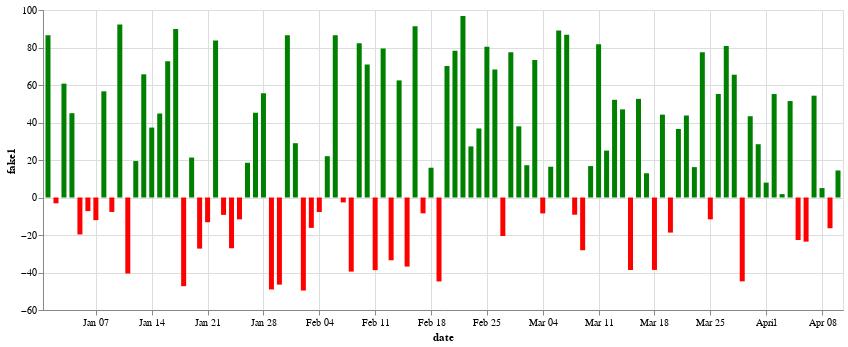

Notebook cell for this chart:
### Code cell
user_drawdown = drawdown_chart(returns, 'date', 'fake1')
user_drawdown

### Figure 1 — Vega-Lite specification as saved in the notebook (floating-point values rounded to 4 significant figures)
{"config": {"view": {"continuousWidth": 300, "continuousHeight": 300}}, "data": {"name": "data-6d283dfc6ba6da94d32f5acf96859076"}, "mark": {"type": "bar"}, "encoding": {"color": {"condition": {"test": "(datum.fake1 > 0)", "value": "Green"}, "value": "red"}, "tooltip": [{"field": "date", "type": "temporal"}, {"field": "fake1", "type": "quantitative"}], "x": {"field": "date", "type": "temporal"}, "y": {"field": "fake1", "type": "quantitative"}}, "params": [{"name": "param_9", "select": {"type": "interval", "encodings": ["x", "y"]}, "bind": "scales"}], "width": 800, "$schema": "https://vega.github.io/schema/vega-lite/v5.15.1.json", "datasets": {"data-6d283dfc6ba6da94d32f5acf96859076": [{"date": "2018-01-01T00:00:00", "fake1": 86.53, "fake2": 95.8, "fake3": 15.02}, {"date": "2018-01-02T00:00:00", "fake1": -3.109, "fake2": 10.0, "fake3": 83.79}, {"date": "2018-01-03T00:00:00", "fake1": 60.73, "fake2": 37.06, "fake3": 69.94}, {"date": "2018-01-04T00:00:00", "fake1": 44.95, "fake2": 55.59, "fake3": 69.93}, {"date": "2018-01-05T00:00:00", "fake1": -19.71, "fake2": -20.25, "fake3": -25.68}, {"date": "2018-01-06T00:00:00", "fake1": -7.264, "fake2": -10.0, "fake3": 18.39}, {"date": "2018-01-07T00:00:00", "fake1": -12.06, "fake2": 21.0, "fake3": -47.8}, {"date": "2018-01-08T00:00:00", "fake1": 56.62, "fake2": 11.74, "fake3": 14.62}, {"date": "2018-01-09T00:00:00", "fake1": -7.709, "fake2": 68.32, "fake3": 41.68}, {"date": "2018-01-10T00:00:00", "fake1": 92.3, "fake2": 27.86, "fake3": 84.17}, {"date": "2018-01-11T00:00:00", "fake1": -40.54, "fake2": 48.78, "fake3": -14.87}, {"date": "2018-01-12T00:00:00", "fake1": 19.44, "fake2": -40.11, "fake3": -35.82}, {"date": "2018-01-13T00:00:00", "fake1": 65.69, "fake2": 12.94, "fake3": 47.64}, {"date": "2018-01-14T00:00:00", "fake1": 37.29, "fake2": -32.42, "fake3": -22.35}, {"date": "2018-01-15T00:00:00", "fake1": 44.8, "fake2": 72.56, "fake3": 93.3}, {"date": "2018-01-16T00:00:00", "fake1": 72.72, "fake2": 94.56, "fake3": 48.8}, {"date": "2018-01-17T00:00:00", "fake1": 89.8, "fake2": 70.57, "fake3": 38.94}, {"date": "2018-01-18T00:00:00", "fake1": -47.3, "fake2": -42.08, "fake3": -48.61}, {"date": "2018-01-19T00:00:00", "fake1": 21.31, "fake2": 7.081, "fake3": 74.9}, {"date": "2018-01-20T00:00:00", "fake1": -27.25, "fake2": 65.94, "fake3": 36.5}, {"date": "2018-01-21T00:00:00", "fake1": -13.18, "fake2": 32.5, "fake3": 40.99}, {"date": "2018-01-22T00:00:00", "fake1": 83.77, "fake2": -49.72, "fake3": 22.63}, {"date": "2018-01-23T00:00:00", "fake1": -9.268, "fake2": 72.28, "fake3": 74.42}, {"date": "2018-01-24T00:00:00", "fake1": -27.07, "fake2": -5.228, "fake3": 39.61}, {"date": "2018-01-25T00:00:00", "fake1": -11.65, "fake2": 98.78, "fake3": 87.18}, {"date": "2018-01-26T00:00:00", "fake1": 18.53, "fake2": -32.23, "fake3": 17.31}, {"date": "2018-01-27T00:00:00", "fake1": 45.21, "fake2": 70.74, "fake3": 92.54}, {"date": "2018-01-28T00:00:00", "fake1": 55.59, "fake2": -46.82, "fake3": 3.726}, {"date": "2018-01-29T00:00:00", "fake1": -49.05, "fake2": -19.99, "fake3": 35.85}, {"date": "2018-01-30T00:00:00", "fake1": -46.47, "fake2": -2.232, "fake3": 4.285}, {"date": "2018-01-31T00:00:00", "fake1": 86.48, "fake2": 11.74, "fake3": 0.5177}, {"date": "2018-02-01T00:00:00", "fake1": 28.96, "fake2": 66.16, "fake3": 72.71}, {"date": "2018-02-02T00:00:00", "fake1": -49.62, "fake2": 65.59, "fake3": 99.82}, {"date": "2018-02-03T00:00:00", "fake1": -16.21, "fake2": 87.41, "fake3": -44.11}, {"date": "2018-02-04T00:00:00", "fake1": -7.733, "fake2": 92.77, "fake3": 82.78}, {"date": "2018-02-05T00:00:00", "fake1": 22.03, "fake2": 64.76, "fake3": -49.16}, {"date": "2018-02-06T00:00:00", "fake1": 86.49, "fake2": -21.08, "fake3": 17.82}, {"date": "2018-02-07T00:00:00", "fake1": -2.614, "fake2": 22.82, "fake3": 40.21}, {"date": "2018-02-08T00:00:00", "fake1": -39.53, "fake2": 25.53, "fake3": 67.35}, {"date": "2018-02-09T00:00:00", "fake1": 82.32, "fake2": 45.91, "fake3": 55.11}, {"date": "2018-02-10T00:00:00", "fake1": 70.94, "fake2": -19.98, "fake3": 17.26}, {"date": "2018-02-11T00:00:00", "fake1": -38.75, "fake2": -37.2, "fake3": -15.33}, {"date": "2018-02-12T00:00:00", "fake1": 79.53, "fake2": 63.28, "fake3": 50.33}, {"date": "2018-02-13T00:00:00", "fake1": -33.48, "fake2": -14.59, "fake3": 90.08}, {"date": "2018-02-14T00:00:00", "fake1": 62.45, "fake2": -35.44, "fake3": 21.56}, {"date": "2018-02-15T00:00:00", "fake1": -36.85, "fake2": 8.648, "fake3": 68.16}, {"date": "2018-02-16T00:00:00", "fake1": 91.37, "fake2": -44.45, "fake3": 80.52}, {"date": "2018-02-17T00:00:00", "fake1": -8.438, "fake2": -49.54, "fake3": 34.68}, {"date": "2018-02-18T00:00:00", "fake1": 15.88, "fake2": -8.007, "fake3": -47.73}, {"date": "2018-02-19T00:00:00", "fake1": -44.76, "fake2": 90.9, "fake3": 72.3}, {"date": "2018-02-20T00:00:00", "fake1": 70.19, "fake2": 94.58, "fake3": -25.55}, {"date": "2018-02-21T00:00:00", "fake1": 78.32, "fake2": -20.4, "fake3": -30.45}, {"date": "2018-02-22T00:00:00", "fake1": 96.82, "fake2": 1.344, "fake3": 2.62}, {"date": "2018-02-23T00:00:00", "fake1": 27.25, "fake2": 33.38, "fake3": -30.48}, {"date": "2018-02-24T00:00:00", "fake1": 36.82, "fake2": -22.28, "fake3": -3.056}, {"date": "2018-02-25T00:00:00", "fake1": 80.34, "fake2": 31.01, "fake3": -10.35}, {"date": "2018-02-26T00:00:00", "fake1": 68.3, "fake2": -29.66, "fake3": -31.25}, {"date": "2018-02-27T00:00:00", "fake1": -20.52, "fake2": 52.92, "fake3": -37.74}, {"date": "2018-02-28T00:00:00", "fake1": 77.43, "fake2": 66.15, "fake3": 44.98}, {"date": "2018-03-01T00:00:00", "fake1": 37.95, "fake2": 49.97, "fake3": 92.8}, {"date": "2018-03-02T00:00:00", "fake1": 17.21, "fake2": -41.23, "fake3": 13.35}, {"date": "2018-03-03T00:00:00", "fake1": 73.35, "fake2": 24.28, "fake3": 35.11}, {"date": "2018-03-04T00:00:00", "fake1": -8.496, "fake2": 75.71, "fake3": 15.87}, {"date": "2018-03-05T00:00:00", "fake1": 16.41, "fake2": -25.94, "fake3": 68.04}, {"date": "2018-03-06T00:00:00", "fake1": 89.04, "fake2": 33.01, "fake3": 10.86}, {"date": "2018-03-07T00:00:00", "fake1": 86.74, "fake2": 93.5, "fake3": -25.64}, {"date": "2018-03-08T00:00:00", "fake1": -9.173, "fake2": 21.36, "fake3": 31.56}, {"date": "2018-03-09T00:00:00", "fake1": -28.12, "fake2": 88.23, "fake3": 78.44}, {"date": "2018-03-10T00:00:00", "fake1": 16.76, "fake2": -0.747, "fake3": -25.3}, {"date": "2018-03-11T00:00:00", "fake1": 81.76, "fake2": 88.45, "fake3": 10.21}, {"date": "2018-03-12T00:00:00", "fake1": 25.02, "fake2": 77.28, "fake3": 95.65}, {"date": "2018-03-13T00:00:00", "fake1": 52.11, "fake2": -46.8, "fake3": -8.851}, {"date": "2018-03-14T00:00:00", "fake1": 47.0, "fake2": 74.52, "fake3": -31.63}, {"date": "2018-03-15T00:00:00", "fake1": -38.67, "fake2": 48.6, "fake3": 91.24}, {"date": "2018-03-16T00:00:00", "fake1": 52.6, "fake2": 89.35, "fake3": -35.62}, {"date": "2018-03-17T00:00:00", "fake1": 12.93, "fake2": 38.81, "fake3": 42.59}, {"date": "2018-03-18T00:00:00", "fake1": -38.62, "fake2": -46.46, "fake3": -25.37}, {"date": "2018-03-19T00:00:00", "fake1": 44.2, "fake2": -15.18, "fake3": 83.48}, {"date": "2018-03-20T00:00:00", "fake1": -18.72, "fake2": -20.98, "fake3": -3.878}, {"date": "2018-03-21T00:00:00", "fake1": 36.53, "fake2": 15.61, "fake3": 38.66}, {"date": "2018-03-22T00:00:00", "fake1": 43.73, "fake2": 90.45, "fake3": 71.11}, {"date": "2018-03-23T00:00:00", "fake1": 16.2, "fake2": -24.33, "fake3": 98.82}, {"date": "2018-03-24T00:00:00", "fake1": 77.41, "fake2": 39.27, "fake3": 60.07}, {"date": "2018-03-25T00:00:00", "fake1": -11.65, "fake2": 35.33, "fake3": 44.8}, {"date": "2018-03-26T00:00:00", "fake1": 55.2, "fake2": -24.38, "fake3": 73.76}, {"date": "2018-03-27T00:00:00", "fake1": 80.85, "fake2": 56.05, "fake3": 61.92}, {"date": "2018-03-28T00:00:00", "fake1": 65.5, "fake2": -44.33, "fake3": 69.91}, {"date": "2018-03-29T00:00:00", "fake1": -44.71, "fake2": 27.39, "fake3": -40.98}, {"date": "2018-03-30T00:00:00", "fake1": 43.34, "fake2": -21.14, "fake3": 34.29}, {"date": "2018-03-31T00:00:00", "fake1": 28.42, "fake2": 88.2, "fake3": -46.17}, {"date": "2018-04-01T00:00:00", "fake1": 7.939, "fake2": 75.39, "fake3": 67.15}, {"date": "2018-04-02T00:00:00", "fake1": 55.18, "fake2": 39.42, "fake3": 41.73}, {"date": "2018-04-03T00:00:00", "fake1": 1.798, "fake2": -32.65, "fake3": 92.95}, {"date": "2018-04-04T00:00:00", "fake1": 51.43, "fake2": 32.43, "fake3": 59.0}, {"date": "2018-04-05T00:00:00", "fake1": -22.66, "fake2": 61.23, "fake3": -42.36}, {"date": "2018-04-06T00:00:00", "fake1": -23.54, "fake2": 62.08, "fake3": -22.7}, {"date": "2018-04-07T00:00:00", "fake1": 54.31, "fake2": 83.72, "fake3": 35.0}, {"date": "2018-04-08T00:00:00", "fake1": 5.031, "fake2": 12.95, "fake3": 52.37}, {"date": "2018-04-09T00:00:00", "fake1": -16.39, "fake2": 13.58, "fake3": 51.67}, {"date": "2018-04-10T00:00:00", "fake1": 14.42, "fake2": -26.51, "fake3": 92.08}]}}
